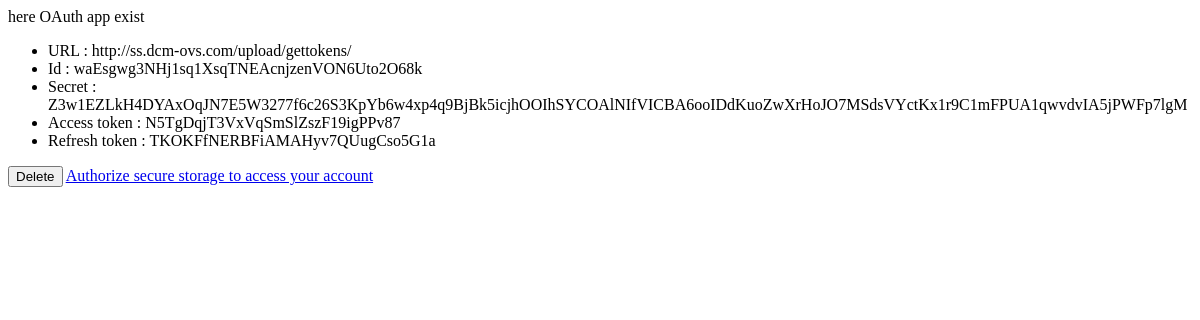
The page /upload/gettokens/ (signed in) on the database as committed earlier.
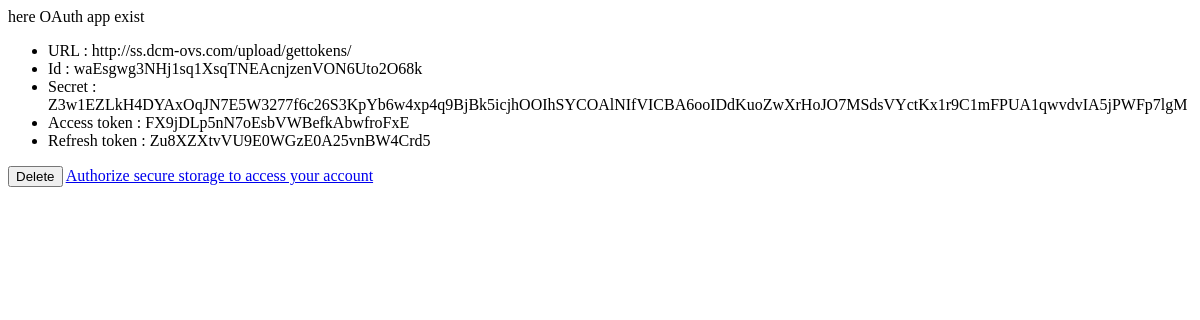
The same page on the database as committed later.
### upload/models.py (models this page shows)
class OauthApp(models.Model):
    client_id = models.CharField(max_length=255, null=False, blank=False)
    client_secret = models.CharField(max_length=255, null=False, blank=False)
    redirect_uri = models.URLField(max_length=255, null=False, blank=False,help_text='Redirection URL',verbose_name='Redirection URL')
    timestamp = models.DateTimeField(auto_now_add=True) # first add can used to calculate uuid validation
    updated   = models.DateTimeField(auto_now=True) # mise a jour
    access_token = models.CharField(max_length=255, null=True, blank=True)
    refresh_token = models.CharField(max_length=255, null=True, blank=True)

### upload/views.py (the view, shortened to what this page needs)
# urls.py: url(r'^upload/gettokens/$', views.gettokens, name='gettokens'),
@login_required(login_url='/admin/')
@staff_member_required
def gettokens(request):
    if request.method == 'POST':
        form = OauthAppForm(request.POST)
        if form.is_valid():
            if OauthApp.objects.all().count():
                OauthApp.objects.all().delete()
            oauthAppObject = form.save()
            context = {
                'oauthAppObject': oauthAppObject,
            }
            return render(request, "upload/OauthApp.html", context)
        else:
            context = {
                "form": form,
            }
            return render(request, "upload/addOauthApp.html", context)
    elif request.method == 'GET':
        if OauthApp.objects.all().count():
            oauthAppObject = OauthApp.objects.all().first()
            if not request.GET.get('code'):
                context = {
                    'oauthAppObject': oauthAppObject,
                }
                return render(request, "upload/OauthApp.html", context)
        else:
            form = OauthAppForm()
            context = {
                "form": form,
            }
            return render(request, "upload/addOauthApp.html", context)

### templates/upload/OauthApp.html (shortened to what this page needs)
<ul>
<li> URL : {{ oauthAppObject.redirect_uri}} </li>
<li> Id : {{ oauthAppObject.client_id}} </li>
<li> Secret : {{ oauthAppObject.client_secret}} </li>
{% if oauthAppObject.access_token %}
<li> Access token : {{ oauthAppObject.access_token}} </li>
<li> Refresh token : {{ oauthAppObject.refresh_token}} </li>
{% endif %}
</ul>
<a href="{% url 'upload:deleteOauthApp' %}"><button type="button">Delete</button></a>
<a href="http://dcm-ovs.com/o/authorize/?client_id={{ oauthAppObject.client_id}}&response_type=code&state=random_state_string" > Authorize secure storage to access your account</a>

Rows that differ between the two databases and show on the page:
changed OauthApp "http://ss.dcm-ovs.com/upload/gettokens/": access_token "N5TgDqjT3VxVqSmSlZszF19igPPv87" → "FX9jDLp5nN7oEsbVWBefkAbwfroFxE"; refresh_token "TKOKFfNERBFiAMAHyv7QUugCso5G1a" → "Zu8XZXtvVU9E0WGzE0A25vnBW4Crd5"
